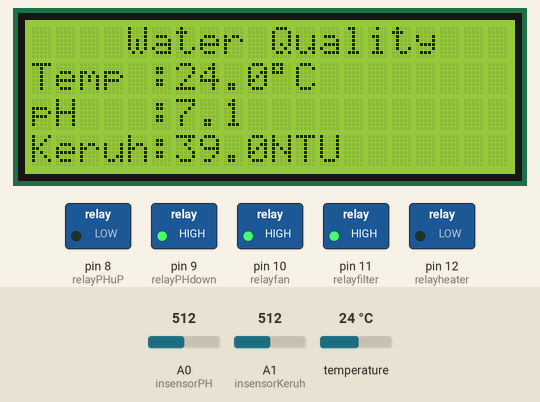
A sketch run on a simulated Arduino Mega 2560, built with avr-gcc and run on an emulated ATmega2560. Parts: 20×4 character LCD, switched loads named in the sketch (green lamp = pin HIGH). Inputs (shaded band) come from the test bench; at power-on: temperature 24 °C, A0 (insensorPH) = 512, A1 (insensorKeruh) = 512. What the sketch prints to the serial monitor is not drawn.

Above: at 2.0 s.
2.1 s: temperature set to 29.5 °C
At 4.0 s:
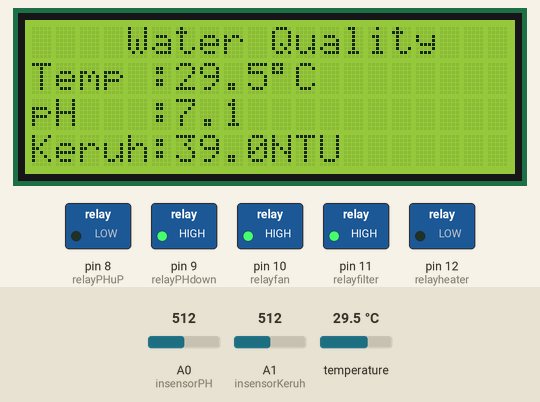
4.3 s: temperature set to 30.5 °C
At 6.0 s:
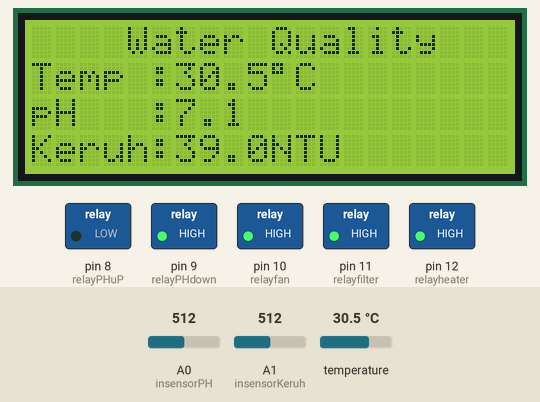
7.1 s: A0 (insensorPH) set to 483
At 10.9 s:
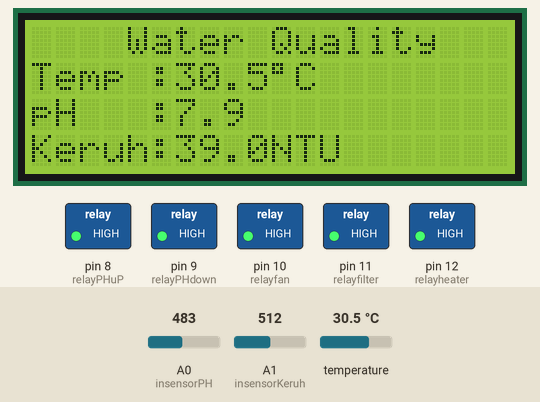
11.2 s: A1 (insensorKeruh) set to 438
At 13.0 s:
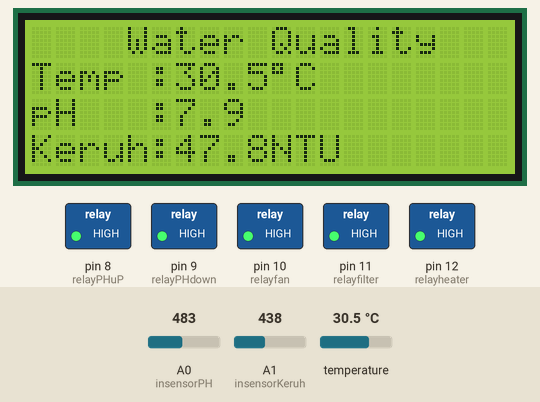
14.0 s: A1 (insensorKeruh) set to 411
At 16.2 s:
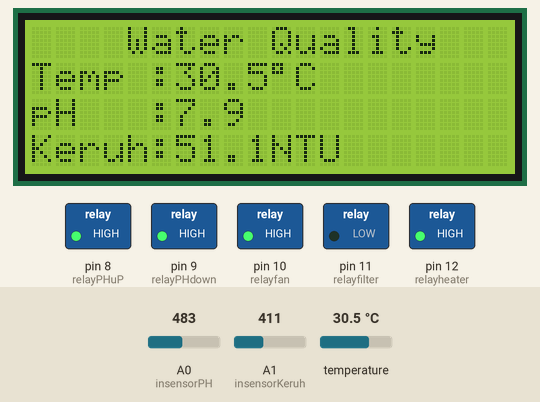
16.7 s: A0 (insensorPH) set to 511
At 19.5 s:
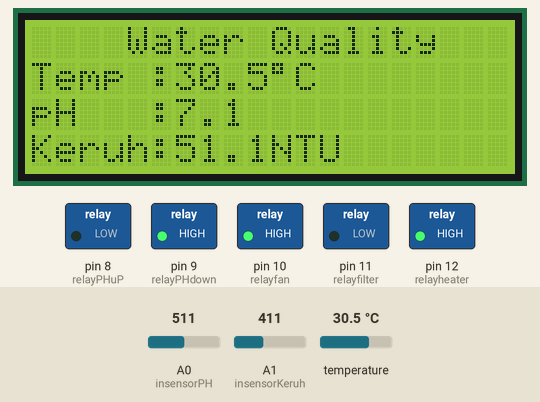
Timing chart, 0 to 20.5 s (numbered marks = the images above; inputs shaded):
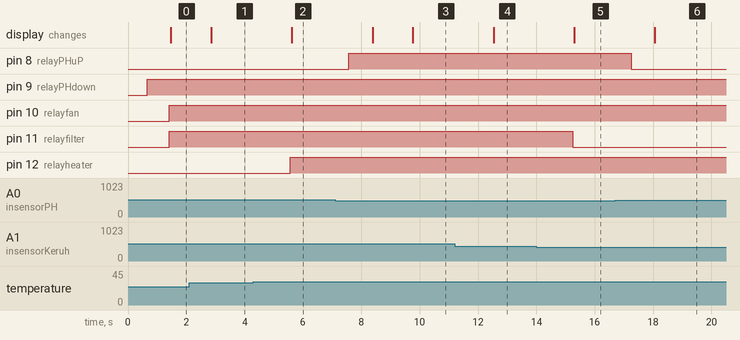

Measured:
- the behaviour switches between 30 and 30.1 °C on temperature (found by bisection; images 1 and 2)
- the behaviour switches between 498 and 497 on A0 (insensorPH) (found by bisection; images 2 and 3)
- the behaviour switches between 420 and 419 on A1 (insensorKeruh) (found by bisection; images 4 and 5)
- after the input at 2.1 s, the display: changes after 0.76 s (image 1)
- after the input at 4.3 s, pin 12 (relayheater): LOW → HIGH after 1.3 s; the display: changes after 1.3 s (image 2)
- after the input at 7.1 s, pin 8 (relayPHuP): LOW → HIGH after 0.47 s; the display: first changes after 1.3 s (image 3 shows a later state)
- after the input at 11.2 s, the display: changes after 1.3 s (image 4)
- after the input at 14.0 s, pin 11 (relayfilter): HIGH → LOW after 1.2 s; the display: changes after 1.3 s (image 5)
- after the input at 16.7 s, pin 8 (relayPHuP): HIGH → LOW after 0.55 s; the display: changes after 1.4 s (image 6)

The sketch:

MEGA.ino
```cpp
#include <LiquidCrystal_I2C.h>
#include <Wire.h>
#include <DallasTemperature.h>
#include <OneWire.h>

LiquidCrystal_I2C lcd(0x27, 20,4);

const int insensorSuhu = 2;          //Temperature
const int insensorPH = A0;          //pH
const int insensorKeruh = A1;          //Kekeruhan


byte Simbol_derajat = B11011111;

//Temperature
OneWire oneWire(insensorSuhu);
DallasTemperature sensors(&oneWire);
float tempC = 0;

//PH
int sensorValue = 0;
unsigned long int avgValue;
float b;
int buf[10],temp;
float phValue = 0;

//Kekeruhan
static float kekeruhan;
static float teg;

//ambildataESP
String bacaString;

//Setting
float batasBawahSuhu = 30 ;
float batasAtasSuhu = 33 ;
float batasAtasKekeruhan = 50 ;
float batasBawahPh = 7.5 ;
float batasAtasPh = 8.5 ;


///////////////////////////////////
 int relayPHuP = 8;
 int relayPHdown= 9;
 int relayfan= 10;
 int relayheater= 12;
 int relayfilter = 11;
///////////////////////////////////
void setup()
{
    lcd.init();
    sensors.begin();
    lcd.backlight();
    Serial.begin(9600);
    while(!Serial){
    ;
    }
  Serial.println("Serial arduino ready");
  Serial1.begin(9600);
  Serial.println("Serial to esp ready");
  delay(10);

    pinMode(relayPHuP, OUTPUT);
    pinMode(relayPHdown, OUTPUT);
    pinMode(relayheater, OUTPUT);
    pinMode(relayfan, OUTPUT);
    pinMode(relayfilter, OUTPUT);


}
/////////////////////////////////////////////////
boolean onokData = false;
//////////////////////////////////////////////
void loop()
  {
    if(!onokData){
      sensorPH();
      sensorSuhu();
      sensorKekeruhan();
      tampilanLCD();
      KirimDataKeEsp(tempC, phValue, kekeruhan);
    }
    AmbilDataEsp();
  }
void sensorPH(){
  int z ;
  phValue =0;
  for(z=0;z<50; z++){
             for(int i=0;i<10;i++)
             {
              buf[i]=analogRead(insensorPH);
              delay(1);
             }
             for(int i=0;i<9;i++)
             {
              for(int j=i+1;j<10;j++)
              {
               if(buf[i]>buf[j])
               {
                temp=buf[i];
                buf[i]=buf[j];
                buf[j]=temp;
               }
              }
             }
             avgValue=0;
             for(int i=2;i<8;i++)
             avgValue+=buf[i];
             float pHVol=(float)avgValue*5.0/1024/6;
             phValue += -5.70 * pHVol + 21.34;
            }phValue /=z;

//             Serial.print("pH = ");
//             Serial.println(phValue,1);

             if(phValue<=batasBawahPh)
             {
              digitalWrite(relayPHuP,LOW); //mekan
              digitalWrite(relayPHdown,HIGH); //mati
             }
             else if(phValue>=batasAtasPh)
             {
              digitalWrite(relayPHdown,LOW);
              digitalWrite(relayPHuP,HIGH);
             }
             else
             {
              digitalWrite(relayPHuP,HIGH);
              digitalWrite(relayPHdown,HIGH);
             }
                ;
          }
/////////////////////////////////////////////////////////////
void sensorSuhu(){
    sensors.requestTemperatures();
          tempC = sensors.getTempCByIndex(0);
//          Serial.print("suhu = ");
//          Serial.println(tempC);

         if(tempC<=batasBawahSuhu)
         {
          digitalWrite(relayheater,LOW);
          digitalWrite(relayfan,HIGH);
         }
         else if(tempC>=batasAtasSuhu)
         {
          digitalWrite(relayfan,LOW);
          digitalWrite(relayheater,HIGH);
         }
         else
         {
          digitalWrite(relayfan,HIGH);
          digitalWrite(relayheater,HIGH);
         }
              ;
}

///////////////////////////////////////////////////////////
void sensorKekeruhan(){
          int val = analogRead(insensorKeruh);
          teg = val*(5.0/1024);
          kekeruhan = 100.00-(teg/4.10)*100.00;
//          Serial.print("tegangan = ");
//          Serial.print(teg);
//          Serial.print("  nilai Adc = ");
//          Serial.print(val);
//          Serial.print("  nilai kekeruhan = ");
//          Serial.print(kekeruhan);
//          Serial.println("  NTU");
//
               if(kekeruhan > batasAtasKekeruhan)
               {
                digitalWrite(relayfilter,LOW);
               }
               else
               {
                digitalWrite(relayfilter,HIGH);
               }
                    ;
      }

///////////////////////////////////////////////////////////

void KirimDataKeEsp(float dSuhu, float dpH, float dKeruh){
  String cc = String(dSuhu);
  cc += "o,";
  cc += String(dpH);
  cc += "p,";
  cc += String(dKeruh);
  cc += "q,";
  cc += String();
  for(int i = 0; i < cc.length(); i++){
    Serial1.write(cc[i]);
  }
}
///////////////////////////////////////////////////////////
void AmbilDataEsp(){
  while(Serial1.available()){
    char a = Serial1.read();
    if(a == ','){
      if (bacaString.length() > 1) {
        float n = bacaString.toFloat();
        if(bacaString.indexOf('a') >0){
          batasBawahSuhu = n;
          Serial.print("batas bawah suhu: ");
          Serial.println(batasBawahSuhu);
        }else if(bacaString.indexOf('b') >0){
          batasAtasSuhu = n;
          Serial.print("batas atas suhu: ");
          Serial.println(batasAtasSuhu);
        }else if(bacaString.indexOf('e') >0){
          batasBawahPh = n;
          Serial.print("batas bawah ph: ");
          Serial.println(batasBawahPh);
        }else if(bacaString.indexOf('f') >0){
          batasAtasPh = n;
          Serial.print("batas atas ph: ");
          Serial.println(batasAtasPh);
        }
        else if(bacaString.indexOf('g') >0){
          batasAtasKekeruhan = n;
          Serial.print("batas kekeruhan: ");
          Serial.println(batasAtasKekeruhan);
        }
        bacaString="";
      }
    }else{
      bacaString += a;
    }
  }onokData = false;
}

///////////////////////////////////////////////////////////

void tampilanLCD(){
          lcd.clear();
          lcd.setCursor(4, 0);
          lcd.print("Water Quality");
//////////////////////SUHU/////////////////////////////
          lcd.setCursor(0, 1);
          lcd.print("Temp");
          lcd.setCursor(5, 1);
          lcd.print(":");
          lcd.setCursor(6,1);
          lcd.print(tempC,1);
          lcd.setCursor(10,1);
          lcd.write(Simbol_derajat);
          lcd.setCursor(11,1);
          lcd.print("C");
////////////////////////PH///////////////////////////
          lcd.setCursor(0,2);
          lcd.print("pH");
          lcd.setCursor(5, 2);
          lcd.print(":");
          lcd.setCursor(6,2);
          lcd.print(phValue,1);
/////////////////////////KEKERUHAN/////////////////////////
          lcd.setCursor(0,3);
          lcd.print("Keruh");
          lcd.setCursor(5,3);
          lcd.print(":");
          lcd.setCursor(6,3);
          lcd.print( kekeruhan,1 );
          lcd.print("NTU");

      }
```
